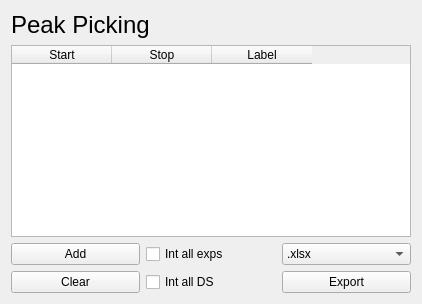
          <widget class="QWidget" name="peakPickingTab">
           <attribute name="title">
            <string notr="true"/>
           </attribute>
           <layout class="QVBoxLayout" name="verticalLayout_25">
            <item>
             <widget class="QLabel" name="label_77">
              <property name="font">
               <font>
                <pointsize>18</pointsize>
                <kerning>false</kerning>
               </font>
              </property>
              <property name="text">
               <string>Peak Picking</string>
              </property>
             </widget>
            </item>
            <item>
             <widget class="QTableWidget" name="peakWidget">
              <property name="sizePolicy">
               <sizepolicy hsizetype="Expanding" vsizetype="Expanding">
                <horstretch>0</horstretch>
                <verstretch>0</verstretch>
               </sizepolicy>
              </property>
              <property name="minimumSize">
               <size>
                <width>400</width>
                <height>0</height>
               </size>
              </property>
              <property name="midLineWidth">
               <number>1</number>
              </property>
              <property name="rowCount">
               <number>0</number>
              </property>
              <column>
               <property name="text">
                <string>Start</string>
               </property>
              </column>
              <column>
               <property name="text">
                <string>Stop</string>
               </property>
              </column>
              <column>
               <property name="text">
                <string>Label</string>
               </property>
              </column>
             </widget>
            </item>
            <item>
             <layout class="QGridLayout" name="gridLayout_29">
              <item row="0" column="0">
               <widget class="QPushButton" name="peakAddButton">
                <property name="text">
                 <string>Add</string>
                </property>
               </widget>
              </item>
              <item row="0" column="1">
               <widget class="QCheckBox" name="intAllExps">
                <property name="text">
                 <string>Int all exps</string>
                </property>
               </widget>
              </item>
              <item row="0" column="2">
               <widget class="QComboBox" name="exportFormatCB">
                <item>
                 <property name="text">
                  <string>.xlsx</string>
                 </property>
                </item>
                <item>
                 <property name="text">
                  <string>.csv</string>
                 </property>
                </item>
               </widget>
              </item>
              <item row="1" column="0">
               <widget class="QPushButton" name="peakClearButton">
                <property name="text">
                 <string>Clear</string>
                </property>
               </widget>
              </item>
              <item row="1" column="1">
               <widget class="QCheckBox" name="intAllDS">
                <property name="text">
                 <string>Int all DS</string>
                </property>
               </widget>
              </item>
              <item row="1" column="2">
               <widget class="QPushButton" name="peakExportButton">
                <property name="text">
                 <string>Export</string>
                </property>
               </widget>
              </item>
             </layout>
            </item>
           </layout>
          </widget>
